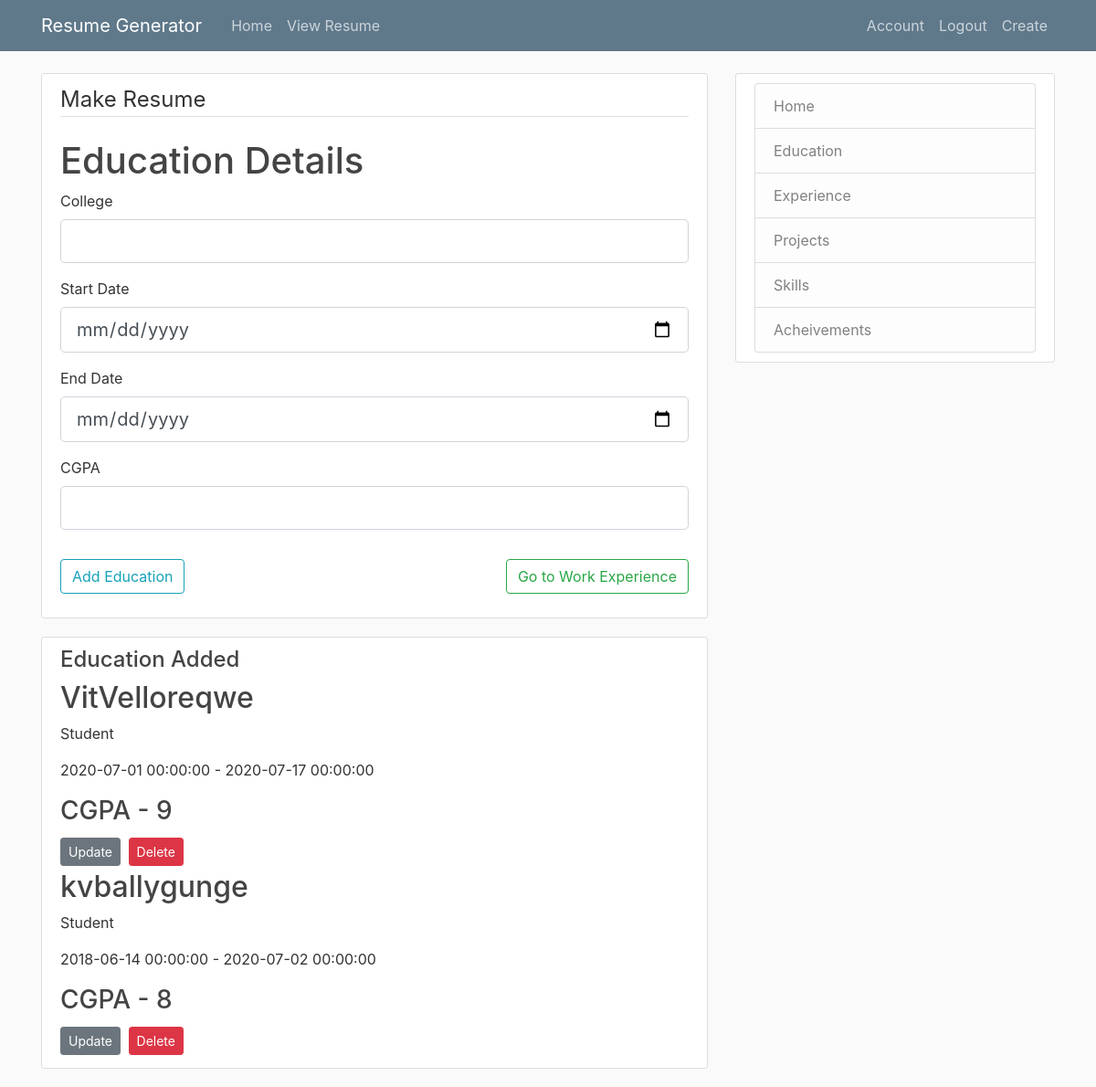
The app's page /resume/new/education (signed in), older data.
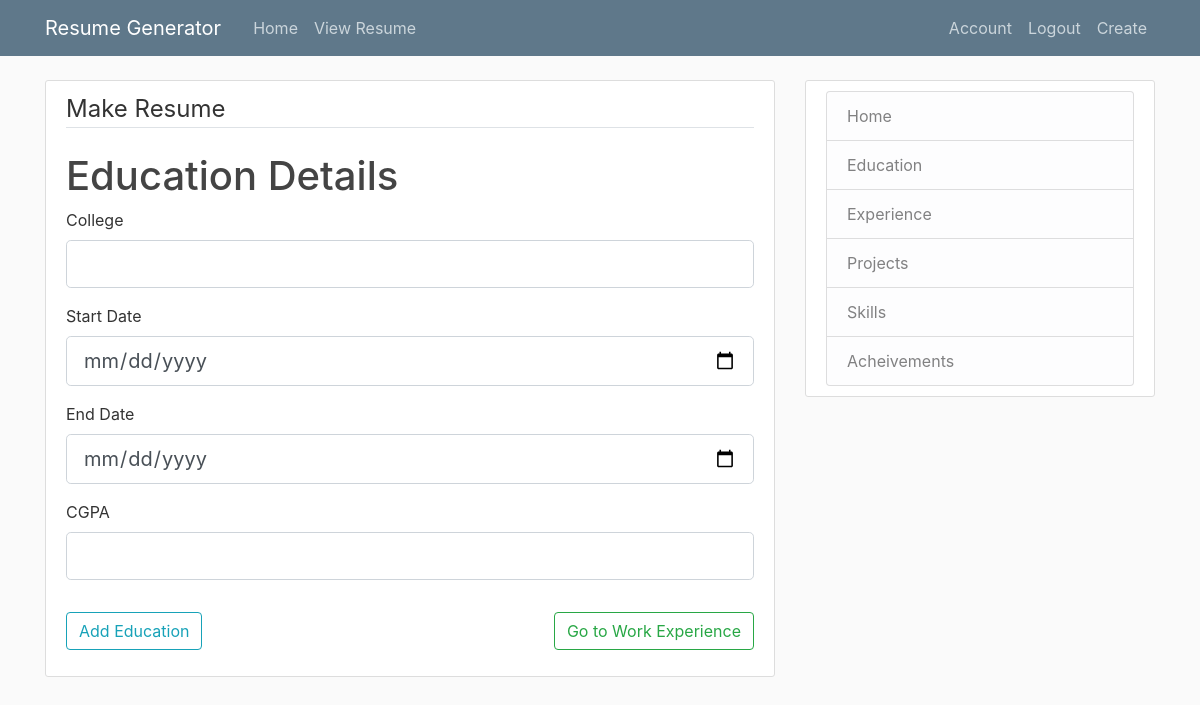
The same page, newer data.
### resume/models.py (models this page shows, shortened)
class education(db.Model):
    id = db.Column(db.Integer, primary_key=True)
    name = db.Column(db.String(100),nullable=False)
    start = db.Column(db.DateTime,nullable=False,default=datetime.today())
    end = db.Column(db.DateTime,nullable=False,default=datetime.today())
    cgpa = db.Column(db.Integer,nullable=False)
    user_id= db.Column(db.Integer,db.ForeignKey('user.id'),nullable=False)

### resume/routes.py (the view)
@app.route("/resume/new/education",methods=['GET','POST'])
@login_required
def  postedu():
    form = useredu()
    eduadded = education.query.filter_by(edu=current_user).all()
    if form.validate_on_submit():
        edu = education(name=form.college.data,start=form.start.data,end=form.end.data,cgpa=form.cgpa.data,edu=current_user)
        print(form.college.data,form.start.data,form.end.data)
        db.session.add(edu)
        db.session.commit()
        return redirect(url_for("postedu"))
    return render_template("education.html",title="Education",form=form,eduadded=eduadded)

### resume/forms.py
class useredu(FlaskForm):
    college = StringField("College",
        validators=[DataRequired(),Length(min=5)])
    start = DateField('Start Date', format='%Y-%m-%d',
         validators=[DataRequired()])
    end  = DateField('End Date', format='%Y-%m-%d',
        validators=[DataRequired()])
    cgpa  = StringField("CGPA",
        validators=[DataRequired()])
    submit = SubmitField("Add Education")

### resume/models.py (called while the page is built)
@login_manager.user_loader
def load_user(id):
    return user.query.get(int(id))

### resume/templates/education.html (shortened to what this page needs)
{%  extends "layout.html" %}
{% block content %}
<div class="content-section">
    <form method="POST" action="">
        <fieldset class="form-group" id="cloneunder">
            <legend class="border-bottom mb-4">Make Resume</legend>
            <h1>Education Details</h1>
            <div  id="skillclass">
            <div class="form-group">
                {{ form.college.label(class="form-control-label") }}
                {% if form.college.errors %}
                    {{ form.college(class="form-control form-control-lg is-invalid") }}
                <div class="invalid-feedback">
                    {% for error in form.college.errors %}
                        <span>{{error}}</span>
                    {% endfor %}
                </div>
                {% else %}
                {{ form.college(class="form-control form-control-lg") }}
                {% endif %}
            </div>
            <div class="form-group">
                {{ form.start.label(class="form-control-label") }}
                {% if form.start.errors %}
                    {{ form.start(class="form-control form-control-lg is-invalid") }}
                <div class="invalid-feedback">
                    {% for error in form.start.errors %}
                        <span>{{error}}</span>
                    {% endfor %}
                </div>
                {% else %}
                {{ form.start(class="form-control form-control-lg") }}
                {% endif %}
            </div>
            <div class="form-group">
                {{ form.end.label(class="form-control-label") }}
                {% if form.end.errors %}
                    {{ form.end(class="form-control form-control-lg is-invalid") }}
                <div class="invalid-feedback">
                    {% for error in form.end.errors %}
                        <span>{{error}}</span>
                    {% endfor %}
                </div>
                {% else %}
                {{ form.end(class="form-control form-control-lg") }}
                {% endif %}
            </div>
            <div class="form-group">
                {{ form.cgpa.label(class="form-control-label") }}
                {% if form.cgpa.errors %}
                    {{ form.cgpa(class="form-control form-control-lg is-invalid") }}
                <div class="invalid-feedback">
                    {% for error in form.cgpa.errors %}
                        <span>{{error}}</span>
                    {% endfor %}
                </div>
                {% else %}
                {{ form.cgpa(class="form-control form-control-lg") }}
                {% endif %}
            </div>
        </div>
        </fieldset>
        <a href="/resume/new/experience" class="btn btn-outline-success" style="float: right;">Go to Work Experience</a>
        <div class="form-group">
            {{ form.submit(class="btn btn-outline-info") }}
        </div>
</form>
</div>
{% if eduadded and title=="Education"%}
<div class="content-section">
  <h4>Education Added</h4>
            {% for education in eduadded %}
        <article>
            <h2 class="article-title">{{ education.name }}</h2>
            <p class="subDetails">Student</p>
            <p class="subDetails"> {{ education.start }} - {{ education.end }}</p>
            <h3>CGPA - {{ education.cgpa }}</h3>
        </article>
        <div>
            <a class="btn btn-secondary btn-sm mt-1 mb-1" href="{{ url_for('update_edu', education_id=education.id) }}">Update</a>
            <button type="button" class="btn btn-danger btn-sm m-1" data-toggle="modal" data-target="#deleteModal">Delete</button>
          </div>
        {% endfor %}
</div>
{% endif %}
{%  endblock content  %}

Row changes from the older to the newer data that the page shows:
removed education: name "VitVelloreqwe", start "2020-07-01 00:00:00", end "2020-07-17 00:00:00", cgpa "9"
removed education: name "kvballygunge", start "2018-06-14 00:00:00", end "2020-07-02 00:00:00", cgpa "8"
Text that changed along with them:
text no longer shown: "Education Added"
